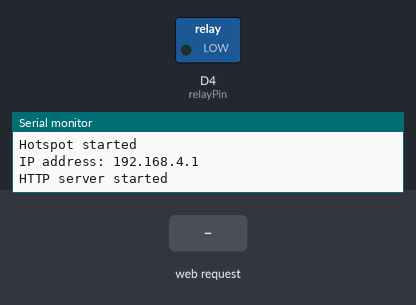
Bench run of a program on a simulated ESP8266 (NodeMCU). Shown: switched loads named in the program (green lamp = pin HIGH), the last lines printed to the serial monitor. Inputs (shaded band) come from the test bench. EEPROM starts erased.

Above: at 1.2 s.
1.3 s: HTTP request GET /off received
At 2.3 s:
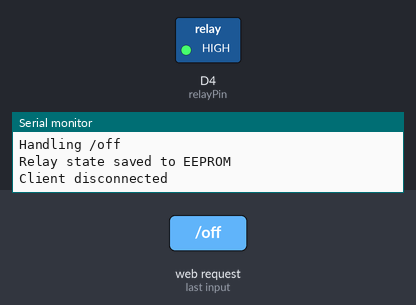
2.8 s: HTTP request GET /on received
At 3.4 s:
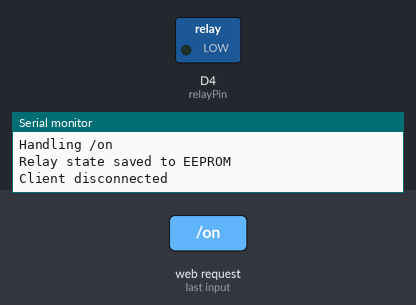
Timing chart, 0 to 5.8 s (numbered marks = the images above; inputs shaded):
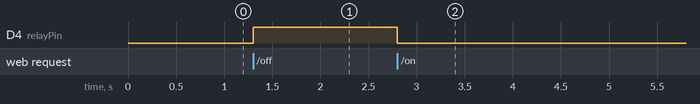

The program:

main.cpp
```cpp
#include <ESP8266WiFi.h>
#include <EEPROM.h>

const char* ssid = "ESP8266_Hotspot"; // Hotspot name
const char* password = ""; // No password

const int relayPin = D4; // Pin to which relay is connected

bool relayState = true; // Initialize relayState to true
WiFiServer server(80);

int powerOnCount = 0; // Counter for power-on events
const int powerOnCountAddress = 1; // EEPROM address to store powerOnCount

// Function prototypes
void handleClient();
void handleOn();
void handleOff();
void saveState();
void checkPowerOnCount();

void setup() {
    Serial.begin(115200);
    EEPROM.begin(1);

    pinMode(relayPin, OUTPUT);

    // Restore relay state from EEPROM
    relayState = EEPROM.read(0);
    if (relayState != 0 && relayState != 1) {
        relayState = 1; // Default to ON if EEPROM has invalid data
    }
    digitalWrite(relayPin, relayState ? LOW : HIGH); // HIGH turns ON the relay

    // Restore powerOnCount from EEPROM
    powerOnCount = EEPROM.read(powerOnCountAddress);
    powerOnCount++; // Increment powerOnCount
    EEPROM.write(powerOnCountAddress, powerOnCount); // Save updated count to EEPROM
    EEPROM.commit(); // Commit changes

    // Check if the power-on limit has been reached
    checkPowerOnCount();

    // Set up Wi-Fi hotspot
    WiFi.softAP(ssid, password);
    Serial.println("Hotspot started");
    Serial.print("IP address: ");
    Serial.println(WiFi.softAPIP());

    // Start server
    server.begin();
    Serial.println("HTTP server started");
}

void loop() {
    handleClient(); // Handle client requests
}

void handleClient() {
    WiFiClient client = server.accept(); // Check for client
    if (client) {
        Serial.println("New client");

        // Read the first line of the request
        String request = client.readStringUntil('\r');
        Serial.println(request);
        client.flush();

        if (request.indexOf("/on") != -1) {
            handleOn();
            client.println("HTTP/1.1 200 OK");
            client.println("Content-Type: text/plain");
            client.println("");
            client.println("Relay turned on");
        } else if (request.indexOf("/off") != -1) {
            handleOff();
            client.println("HTTP/1.1 200 OK");
            client.println("Content-Type: text/plain");
            client.println("");
            client.println("Relay turned off");
        } else {
            // Return simplified HTML page
            client.println("HTTP/1.1 200 OK");
            client.println("Content-Type: text/html");
            client.println("");

            // Replace the existing HTML section in handleClient() with the following
String html = "<!DOCTYPE html>";
html += "<html>";
html += "<head>";
html += "<meta name=\"viewport\" content=\"width=device-width, initial-scale=1\">";
html += "<style>";
html += "body { font-family: Arial, sans-serif; text-align: center; margin-top: 50px; }";
html += ".switch { position: relative; display: inline-block; width: 60px; height: 34px; }";
html += ".switch input { opacity: 0; width: 0; height: 0; }";
html += ".slider { position: absolute; cursor: pointer; top: 0; left: 0; right: 0; bottom: 0; background-color: #ccc; transition: .4s; border-radius: 34px; }";
html += ".slider:before { position: absolute; content: \"\"; height: 26px; width: 26px; left: 4px; bottom: 4px; background-color: white; transition: .4s; border-radius: 50%; }";
html += "input:checked + .slider { background-color: #2196F3; }";
html += "input:checked + .slider:before { transform: translateX(26px); }";
html += "</style>";
html += "</head>";
html += "<body>";
html += "<h2>Smart Switch</h2>";
html += "<label class='switch'>";
html += "  <input type='checkbox' id='relayToggle' onclick='toggleRelay()' " + String(relayState ? "checked" : "") + ">";
html += "  <span class='slider'></span>";
html += "</label>";
html += "<script>";
html += "function toggleRelay() {";
html += "  var xhttp = new XMLHttpRequest();";
html += "  var state = document.getElementById('relayToggle').checked ? '/on' : '/off';";
html += "  xhttp.open('GET', state, true);";
html += "  xhttp.send();";
html += "}";
html += "</script>";
html += "</body>";
html += "</html>";


            client.print(html);
        }

        client.stop();
        Serial.println("Client disconnected");
    }
}

void handleOn() {
    Serial.println("Handling /on");
    if (!relayState) { // Only change state if it's currently off
        digitalWrite(relayPin, LOW); // Set to HIGH to turn ON the relay
        relayState = true;
        saveState();
    }
}

void handleOff() {
    Serial.println("Handling /off");
    if (relayState) { // Only change state if it's currently on
        digitalWrite(relayPin, HIGH); // Set to LOW to turn OFF the relay
        relayState = false;
        saveState();
    }
}

void saveState() {
    // Check if the relay state has changed before writing to EEPROM
    if (EEPROM.read(0) != relayState) {
        EEPROM.write(0, relayState);
        EEPROM.commit();
        Serial.println("Relay state saved to EEPROM");
    }

    // Reset powerOnCount only if it has changed
    int currentPowerOnCount = EEPROM.read(powerOnCountAddress);
    if (currentPowerOnCount != 0) {
        powerOnCount = 0; // Reset count when state changes
        EEPROM.write(powerOnCountAddress, powerOnCount); // Save reset count to EEPROM
        EEPROM.commit(); // Commit changes
        Serial.println("PowerOnCount reset in EEPROM");
    }
}

void checkPowerOnCount() {
    if (powerOnCount >= 5) {
        Serial.println("Power on limit reached. Resetting powerOnCount and turning relay ON...");
        powerOnCount = 0; // Reset the powerOnCount
        relayState = true; // Set relayState to ON
        digitalWrite(relayPin, LOW); // Turn the relay ON

        // Only write if there's a change
        if (EEPROM.read(powerOnCountAddress) != powerOnCount) {
            EEPROM.write(powerOnCountAddress, powerOnCount); // Save reset count to EEPROM
            EEPROM.commit(); // Commit changes
            Serial.println("State saved to EEPROM and relay turned ON");
        }
    }
}
```

Measured:
- after the input at 1.3 s, D4 (relayPin): LOW → HIGH at once
- after the input at 2.8 s, D4 (relayPin): HIGH → LOW at once
